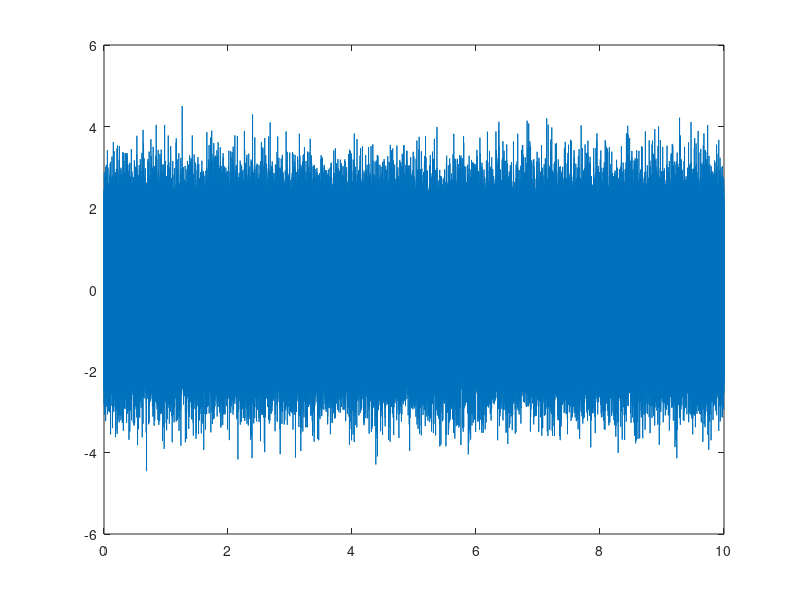
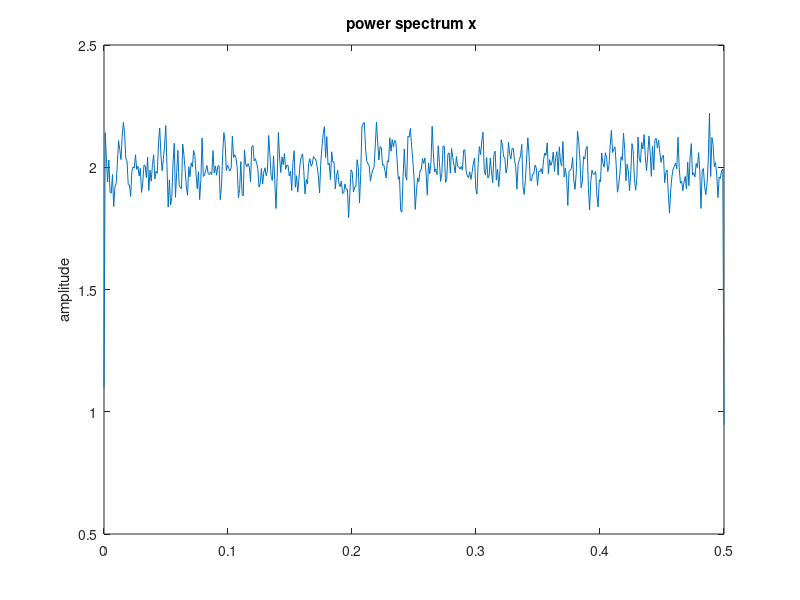
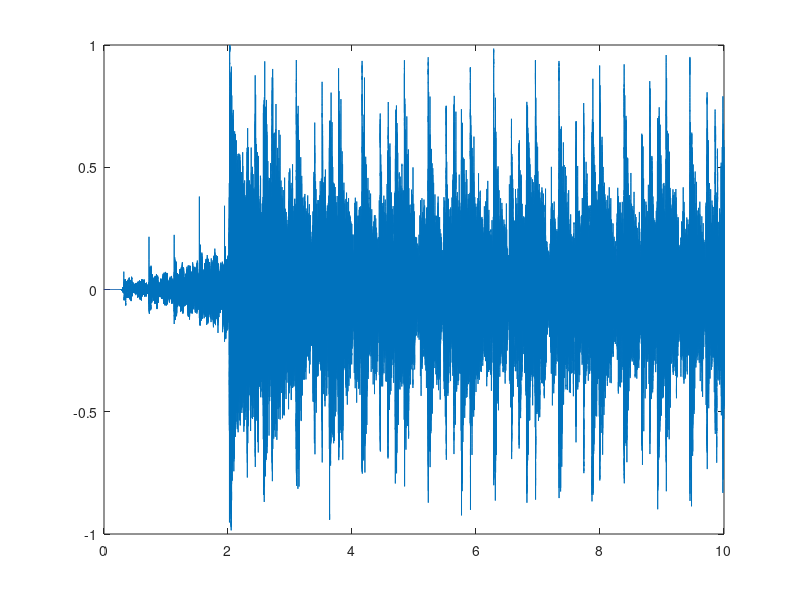
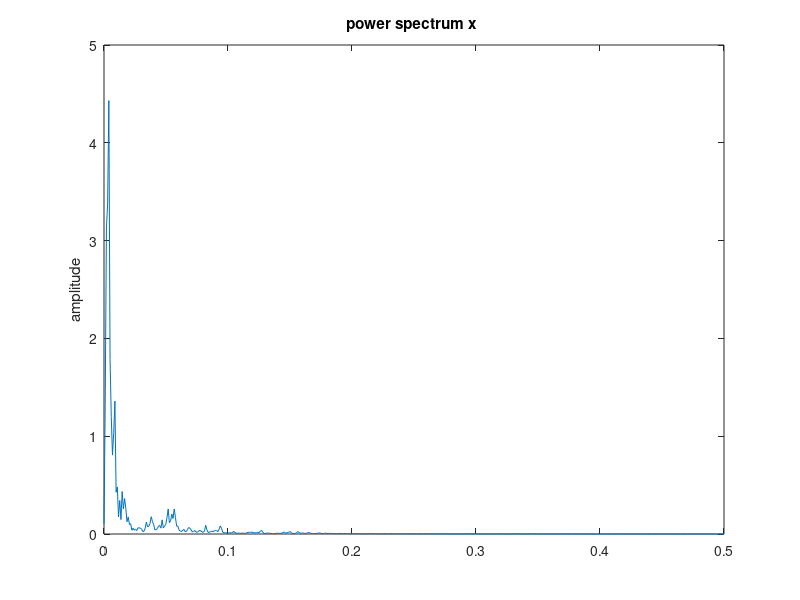

Source code (MATLAB) for these figures, in order: (Note: this script raises an error after producing the figures.)
clear;
load ProjectData2.mat;          % X is music file, Fs is sample freq
fsample = 44100;
taxis=1/Fs:1/Fs:10;

W = randn(1, 44100 *10);
    %Time domain of white noise
figure;
plot(taxis, W);
    %Power spectral density/frequency domain of white noise
figure;
pwelch(W);
    %Sound of white noise
sound(W, Fs);

    %Time domain of orignal
figure;
plot(taxis, X);
    %Power spectral density/frequency domain of original
figure;
pwelch(X);
    %Music file is X and frequency sample is Fs (already defined)
sound(X, Fs);

%Lowpass Filter
lowGp = 0.9;
lowGs = 0.01;
lowfp = 250;
lowfs = 750;
lowWp = convertWp(lowfp, fsample);
lowWs = convertWs(lowfs, fsample);
lowRp = convertRp(lowGp);
lowRs = convertRs(lowGs);
[lowN, lowWn] = ellipord(lowWp, lowWs, lowRp, lowRs);
[lowNum, lowDen] = ellip(lowN, lowRp, lowRs, lowWn, 'low');
    %Bode plot of lowpass filter
figure;
freqz(lowNum, lowDen);
    %Filtered sound
Ylw=filter(lowNum, lowDen, W);
Yl=filter(lowNum, lowDen, X);
    %Time domain of white noise from lowpass filter
figure;
plot(taxis, Ylw);
    %Time domain of output signal from lowpass filter
figure;
plot(taxis, Yl);
    %Power spectral density lowpass filtered white noise
figure;
pwelch(Ylw);
    %Power spectral density lowpass filtered music
figure;
pwelch(Yl);
    %Lowpass filtered white noise
sound(Ylw, Fs);
    %Lowpass filtered music file
sound(Yl, Fs);

%Bandpass Filter
bandGp = 0.9;
bandGs = 0.1;
bandfp = [700, 4500];
bandfs = [300, 5500];

bandWp = convertWp(bandfp, fsample);
bandWs = convertWs(bandfs, fsample);
bandRp = convertRp(bandGp);
bandRs = convertRs(bandGs);
[bandN, bandWn] = ellipord(bandWp, bandWs, bandRp, bandRs);
[bandNum,bandDen] = ellip(bandN, bandRp, bandRs, bandWn, 'bandpass');
    %Bode plot
figure;
freqz(bandNum, bandDen);
Ybw=filter(bandNum, bandDen, W);
Yb=filter(bandNum, bandDen, X);
    %Time domain of white noise from bandpass filter
figure;
plot(taxis, Ybw);
    %Time domain of output signal from bandpass filter
figure;
plot(taxis, Yb);
    %Power spectral density bandpass filtered white noise
figure;
pwelch(Ybw);
    %Power spectral density of bandpass filtered music
figure;
pwelch(Yb);
    %Bandpass filtered white noise
sound(Ybw, Fs);
    %Bandpass filtered music file
sound(Yb, Fs);

%Highpass Filter
highGp = 0.9;
highGs = 0.01;
highfp = 5500;
highfs = 4500;
highWp = convertWp(highfp, fsample);
highWs = convertWs(highfs, fsample);
highRp = convertRp(highGp);
highRs = convertRs(highGs);
[highN, highWn] = ellipord(highWp, highWs, highRp, highRs);
[highNum,highDen] = ellip(highN, highRp, highRs, highWn, 'high');
    %Bode plot
figure;
freqz(highNum, highDen);
Yhw=filter(highNum, highDen, W);
Yh=filter(highNum, highDen, X);
    %Time domain of white noise from highpass filter
figure;
plot(taxis, Yhw);
    %Time domain of output signal from highpass filter
figure;
plot(taxis, Yh);
    %Power spectral density highpass filtered white noise
figure;
pwelch(Yhw);
    %Power spectral density of highpass filtered music
figure;
pwelch(Yh);
    %Highpass filtered white noise
sound(Yhw, Fs);
    %Highpass filtered music file
sound(Yh, Fs);